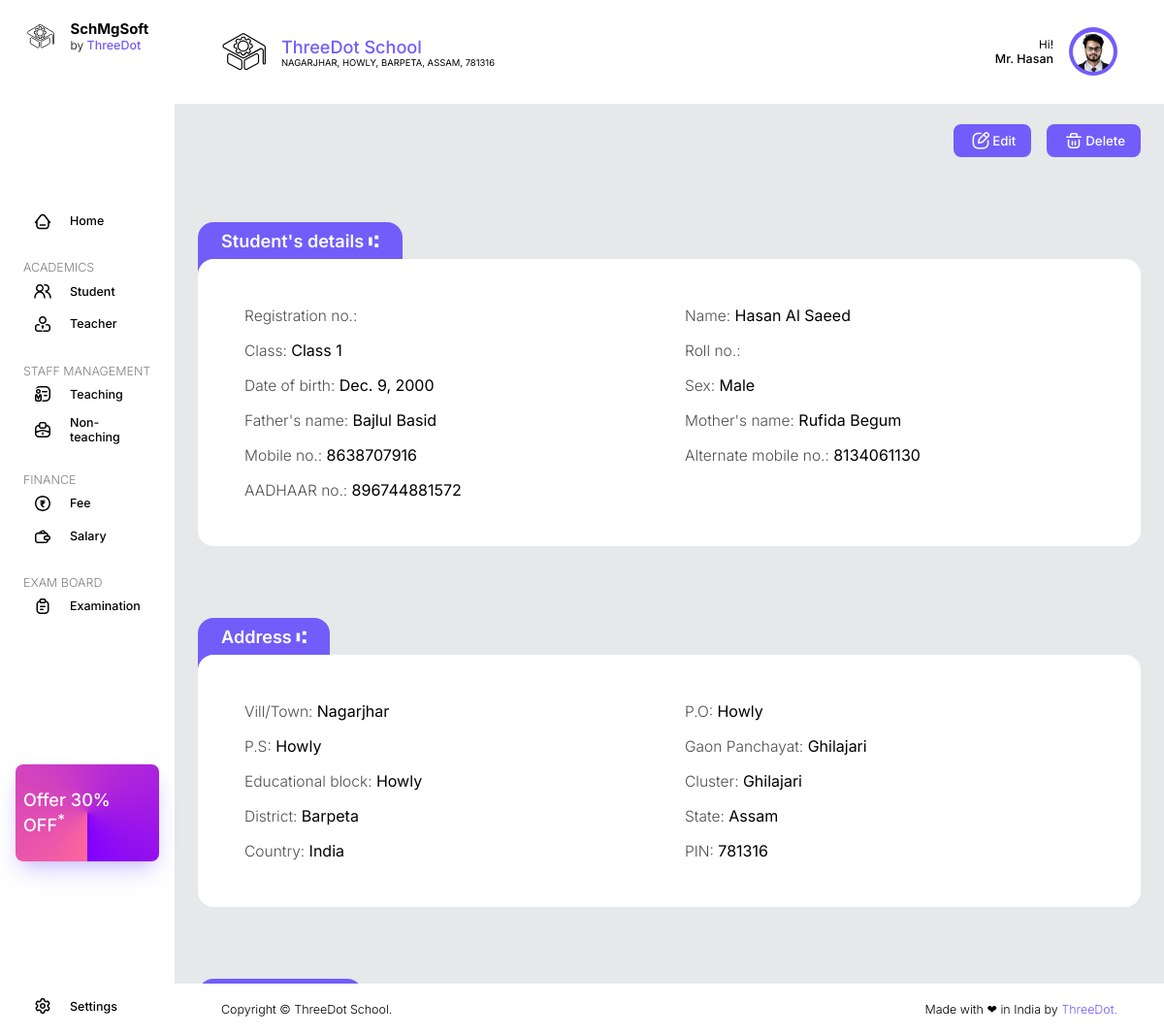
Page /students/students/19/ on the committed database.
### students/models.py (models this page shows, shortened)
class admittedStudent(models.Model):
    student_name = models.CharField(max_length=255)
    father_name = models.CharField(max_length=255)
    mother_name = models.CharField(max_length=255)
    date_of_birth = models.DateField()
    sex = models.CharField(max_length=17)
    mobile_number = models.CharField(max_length=15)
    alternate_mobile_number = models.CharField(max_length=15)
    aadhaar_number = models.CharField(max_length=15)
    village_town = models.CharField(max_length=255)
    post_office = models.CharField(max_length=255)
    police_station = models.CharField(max_length=255)
    gaon_panchayat = models.CharField(max_length=255)
    educational_block = models.CharField(max_length=255)
    cluster = models.CharField(max_length=255)
    district = models.CharField(max_length=255)
    state = models.CharField(max_length=255)
    country = models.CharField(max_length=255)
    pin = models.CharField(max_length=6)
    class_admitted = models.CharField(max_length=20)
    bank_name = models.CharField(max_length=255)
    account_number = models.CharField(max_length=30)
    bank_branch_name = models.CharField(max_length=255)
    ifsc_code = models.CharField(max_length=11)
    student_photo = models.ImageField(upload_to="student_photos")
    student_document = models.FileField(upload_to="student_documents")

### students/views.py (the view)
# urls.py: path('students/<int:pk>/', views.student_detail, name='student_detail'),
def student_detail(request, pk):
    student = get_object_or_404(admittedStudent, pk=pk)
    return render(request, 'student_detail.html', {'student': student})

### students/templates/student_detail.html (shortened to what this page needs)
{% extends "base.html" %}
{% block htmlhead %}
{% load static %}
<link rel="stylesheet" href="{% static 'css/student_detail.css' %}">
{% endblock htmlhead %}
{% block content %}
{% include "navbar.html" %}
{% include "header.html" %}
<div class="action-btn">
    <div class="btn">
        <img src="{% static 'assets/icons/edit.svg' %}" alt="Edit icon">
        <a href="/">Edit</a>
    </div>
    <div class="btn">
        <img src="{% static 'assets/icons/delete.svg' %}" alt="Delete icon">
        <a href="/">Delete</a>
    </div>
</div>
<div class="main-content">
    <div class="student-detail">
        <div class="detail-section">
            <div class="section basic-detail">
                <p>Registration no.: </p>
                <p>Name: <span>{{ student.student_name }}</span></p>
                <p>Class: <span>{{ student.class_admitted }}</span></p>
                <p>Roll no.: </p>
                <p>Date of birth: <span>{{ student.date_of_birth }}</span></p>
                <p>Sex: <span>{{ student.sex }}</span></p>
                <p>Father's name: <span>{{ student.father_name }}</span></p>
                <p>Mother's name: <span>{{ student.mother_name }}</span></p>
                <p>Mobile no.: <span>{{ student.mobile_number }}</span></p>
                <p>Alternate mobile no.: <span>{{ student.alternate_mobile_number }}</span></p>
                <p>AADHAAR no.: <span>{{ student.aadhaar_number }}</span></p>
            </div>
            <div class="section address">
                <p>Vill/Town: <span>{{ student.village_town }}</span></p>
                <p>P.O: <span>{{ student.post_office }}</span></p>
                <p>P.S: <span>{{ student.police_station }}</span></p>
                <p>Gaon Panchayat: <span>{{ student.gaon_panchayat }}</span></p>
                <p>Educational block: <span>{{ student.educational_block }}</span></p>
                <p>Cluster: <span>{{ student.cluster }}</span></p>
                <p>District: <span>{{ student.district }}</span></p>
                <p>State: <span>{{ student.state }}</span></p>
                <p>Country: <span>{{ student.country }}</span></p>
                <p>PIN: <span>{{ student.pin }}</span></p>
            </div>
            <div class="section bank-detail">
            </div>
        </div>
    </div>
</div>
{% include "footer.html" %}
{% endblock %}

### templates/base.html (shortened to what this page needs)
{% load static %}
<!DOCTYPE html>
<html lang="en">
<head>
    <link rel="stylesheet" href="{% static 'css/style.css' %}">
    {% block htmlhead %}
    {% endblock htmlhead %}
</head>
<body>
    {% block content %}
    {% endblock %}
</body>
</html>

### home/templates/navbar.html (shortened to what this page needs)
{% extends "base.html" %}
{% block htmlhead %}
{% load static %}
<link rel="stylesheet" href="{% static 'css/navbar.css' %}">
{% endblock htmlhead %}
{% block content %}
<nav class="navbar">
    <div class="app-logo-name-developer">
        <img src="{% static 'assets/icons/schmgsoft_logo.svg' %}" alt="SchMgSoft logo">
        <div class="app-name-developer">
            <p id="app-name">SchMgSoft</p>
            <p id="app-developer">by <a href="https://threedot.in/" target="_blank"
                    rel="noopener noreferrer">ThreeDot</a></p>
        </div>
    </div>
    <div class="navbar-items">
        <div class="nav-item-group">
            <div class="nav-item-link">
                <a href="/">
                    <img src="{% static 'assets/icons/home.svg' %}" alt="Home icon" class="nav-item-link-img">
                    <p class="nav-item-link-name">Home</p>
                </a>
            </div>
        </div>
        <div class="nav-item-group">
            <p class="nav-item-group-title">ACADEMICS</p>
            <div class="nav-item-link">
                <a href="{% url 'students' %}">
                    <img src="{% static 'assets/icons/student.svg' %}" alt="Student icon" class="nav-item-link-img">
                    <p class="nav-item-link-name">Student</p>
                </a>
            </div>
            <div class="nav-item-link">
                <a href="/">
                    <img src="{% static 'assets/icons/teacher.svg' %}" alt="Teacher icon" class="nav-item-link-img">
                    <p class="nav-item-link-name">Teacher</p>
                </a>
            </div>
        </div>
        <div class="nav-item-group">
            <p class="nav-item-group-title">STAFF MANAGEMENT</p>
            <div class="nav-item-link">
                <a href="/">
                    <img src="{% static 'assets/icons/teaching.svg' %}" alt="Teaching icon" class="nav-item-link-img">
                    <p class="nav-item-link-name">Teaching</p>
                </a>
            </div>
            <div class="nav-item-link">
                <a href="/">
                    <img src="{% static 'assets/icons/non_teaching.svg' %}" alt="Non-teaching icon"
                        class="nav-item-link-img">
                    <p class="nav-item-link-name">Non-teaching</p>
                </a>
            </div>
        </div>
        <div class="nav-item-group">
            <p class="nav-item-group-title">FINANCE</p>
            <div class="nav-item-link">
                <a href="/">
                    <img src="{% static 'assets/icons/fee.svg' %}" alt="Fee icon" class="nav-item-link-img">
                    <p class="nav-item-link-name">Fee</p>
                </a>
            </div>
            <div class="nav-item-link">
                <a href="/">
                    <img src="{% static 'assets/icons/salary.svg' %}" alt="Salary icon" class="nav-item-link-img">
                    <p class="nav-item-link-name">Salary</p>
                </a>
            </div>
        </div>
        <div class="nav-item-group">
            <p class="nav-item-group-title">EXAM BOARD</p>
            <div class="nav-item-link">
                <a href="/">
                    <img src="{% static 'assets/icons/examination.svg' %}" alt="Examination icon"
                        class="nav-item-link-img">
                    <p class="nav-item-link-name">Examination</p>
                </a>
            </div>
        </div>
    </div>
    <div class="offer">
        <p>Offer 30% OFF<sup>*</sup></p>
    </div>
    <div class="other">
        <div class="settings">
            <a href="/">
                <img src="{% static 'assets/icons/gear.svg' %}" alt="Gear icon" class="other-img">
                <p class="other-text">Settings</p>
            </a>
        </div>
    </div>
</nav>
{% endblock %}

### home/templates/header.html (shortened to what this page needs)
{% extends "base.html" %}
{% block htmlhead %}
{% load static %}
<link rel="stylesheet" href="{% static 'css/header.css' %}">
{% endblock htmlhead %}
{% block content %}
<header class="header">
    <div class="school">
        <img src="{% static 'assets/icons/schmgsoft_logo.svg' %}" alt="School logo" id="school-logo">
        <div class="school-detail">
            <p class="school-name">ThreeDot School</p>
            <p class="school-address">NAGARJHAR, HOWLY, BARPETA, ASSAM, 781316</p>
        </div>
    </div>
    <div class="admin">
        <div class="admin-detail">
            <p id="salutation">Hi!</p>
            <p id="admin-name"><span>Mr.</span> Hasan</p>
        </div>
        <div class="admin-photo">
            <img src="{% static 'assets/images/hasan.png' %}" alt="Admin's photo">
        </div>
    </div>
</header>
{% endblock %}

### home/templates/footer.html (shortened to what this page needs)
{% extends "base.html" %}
{% block htmlhead %}
{% load static %}
<link rel="stylesheet" href="{% static 'css/footer.css' %}">
{% endblock htmlhead %}
{% block content %}
<footer>
    <div class="copyright">
        <p>Copyright &#169;  ThreeDot School.</p>
    </div>
    <div class="developer">
        <p>Made with &#10084; in India by <a href="https://threedot.in/" target="_blank"
                rel="noopener noreferrer">ThreeDot.</a></p>
    </div>
</footer>
{% endblock %}

### home/static/css/style.css (style rules this page uses)
:root { --theme-color: #725dfa; --theme-color-light: #e4e1ff; --theme-color-dark: #3f318e; --bg-color: #e7e8ea; --white: #ffffff; --black: #000000; --semi-black: #4e4e4e; --light-black: #808080; }
* { margin: 0; padding: 0; box-sizing: border-box; }
html { scroll-behavior: smooth; -ms-text-size-adjust: 100%; -webkit-text-size-adjust: 100%; -ms-overflow-style: none; scrollbar-width: none; }
body { width: 100vw; height: 100vh; background-color: var(--bg-color); font-family: 'Inter', sans-serif; font-synthesis: none; -webkit-font-smoothing: antialiased; -moz-osx-font-smoothing: grayscale; text-rendering: optimizeLegibility; overflow: hidden; }
p, a { margin: 0; padding: 0; text-decoration: none; font-synthesis: none; -webkit-font-smoothing: antialiased; -moz-osx-font-smoothing: grayscale; text-rendering: optimizeLegibility; }

### students/static/css/student_detail.css (style rules this page uses)
.action-btn { position: absolute; top: 12%; right: 1.5rem; display: flex; flex-direction: row; gap: 1rem; align-items: center; justify-content: center; }
.action-btn .btn { padding: 0.3rem 1rem; width: fit-content; display: flex; flex-direction: row; align-items: center; justify-content: center; background-color: var(--theme-color); border-radius: 0.5rem; }
.action-btn .btn img { height: 24px; object-fit: contain; filter: invert(100%); }
.action-btn .btn a { text-decoration: none; font-size: 0.831rem; font-weight: 500; color: var(--white); }
.main-content { position: absolute; top: 10%; left: 15%; padding: 3rem 1.5rem 7rem; margin-top: 7rem; width: 85%; height: 85%; overflow-x: hidden; overflow-y: auto; white-space: nowrap; border-radius: 1rem; }
.student-detail { width: 100%; display: flex; flex-direction: column; gap: 5rem; align-items: center; justify-content: center; }
.student-detail .detail-section { width: 100%; display: flex; flex-direction: column; gap: 7rem; align-items: start; justify-content: center; }
.student-detail .detail-section .section::before { position: absolute; left: 0; top: -2.35rem; padding: 0.5rem 1.5rem 1.9rem; width: fit-content; background-color: var(--theme-color); border-radius: 1rem 1rem 0 0; color: #fff; font-size: 1.131rem; font-weight: 600; z-index: -1; }
.student-detail .detail-section .basic-detail::before { content: "Student's details ⑆"; }
.student-detail .detail-section .address::before { content: "Address ⑆"; }
.student-detail .detail-section .bank-detail::before { content: "Bank details ⑆"; }
.student-detail .detail-section .section { position: relative; padding: 3rem; width: 100%; display: grid; grid-template-columns: 50% 50%; gap: 1rem; background-color: var(--white); border-radius: 1rem; }
.student-detail .detail-section .section p { font-size: 0.971rem; font-weight: 300; color: var(--semi-black); }
.student-detail .detail-section .section p span { font-size: 1rem; font-weight: 400; color: var(--black); }

### home/static/css/header.css (style rules this page uses)
.header { position: absolute; top: 0; right: 0; padding: 0.5rem 3rem; width: calc(100% - 15%); height: 10%; background-color: var(--white); display: flex; flex-direction: row; align-items: center; justify-content: space-between; }
.header .school { min-width: fit-content; display: flex; flex-direction: row; align-items: center; gap: 1rem; }
.header .school #school-logo { width: 13%; object-fit: contain; filter: invert(100%); }
.header .school .school-detail { display: flex; flex-direction: column; align-items: start; justify-content: center; }
.header .school .school-detail .school-name { font-weight: 500; font-size: 1.131rem; color: var(--theme-color); }
.header .school .school-detail .school-address { font-weight: 400; font-size: 0.591rem; }
.header .admin { min-width: fit-content; display: flex; flex-direction: row; align-items: center; gap: 1rem; }
.header .admin .admin-detail { display: flex; flex-direction: column; align-items: end; justify-content: center; }
.header .admin .admin-detail #salutation { font-weight: 400; font-size: 0.731rem; }
.header .admin .admin-detail #admin-name { font-weight: 500; font-size: 0.781rem; }
.header .admin .admin-photo { padding: 0.35rem; width: 50px; height: 50px; display: flex; align-items: center; justify-content: center; background-color: var(--theme-color); border-radius: 15px; border-radius: 50%; overflow: hidden; }
.header .admin .admin-photo img { width: 110%; border-radius: 50%; object-fit: cover; }

### rows in the picture
admittedStudent: student_name "Hasan Al Saeed", class_admitted "Class 1", date_of_birth "Dec. 9, 2000", sex "Male", father_name "Bajlul Basid", mother_name "Rufida Begum", mobile_number "8638707916", alternate_mobile_number "8134061130", aadhaar_number "896744881572", village_town "Nagarjhar", post_office "Howly", police_station "Howly", gaon_panchayat "Ghilajari", educational_block "Howly", cluster "Ghilajari", district "Barpeta", state "Assam", country "India", pin "781316"
